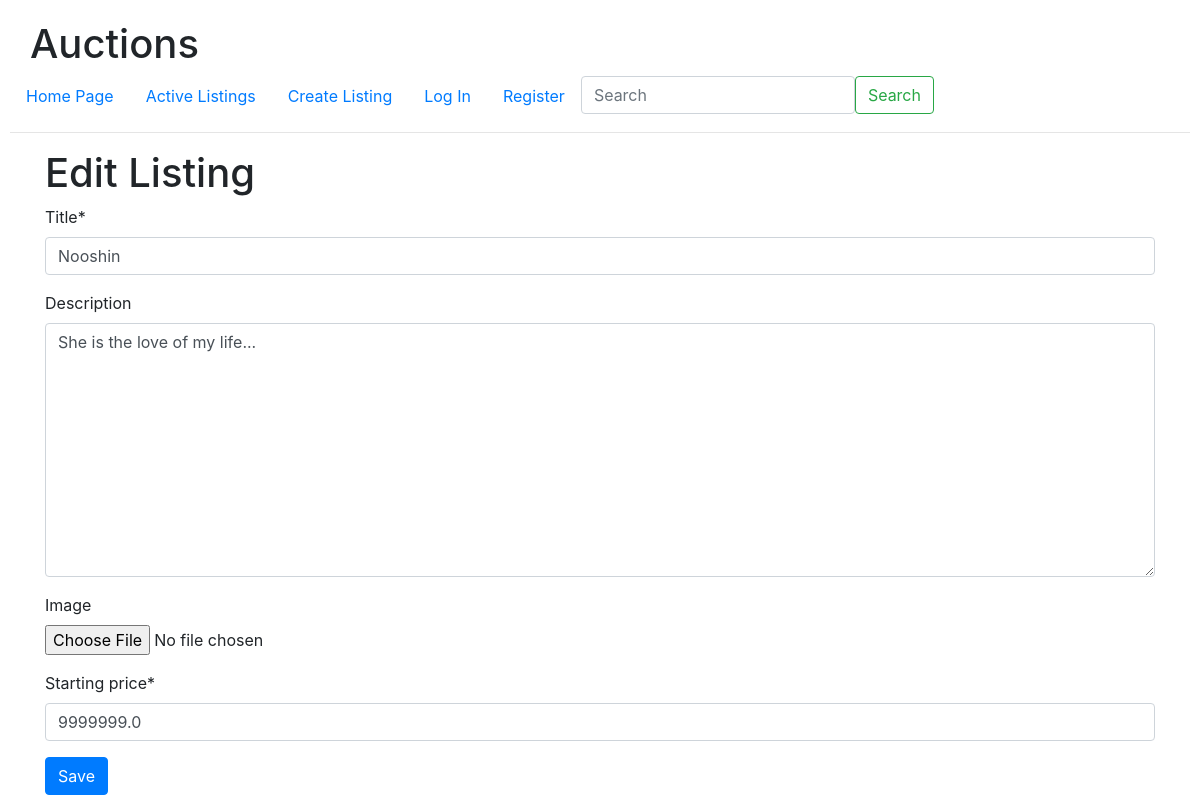
The app's page /auction/listings/13/edit/ with its own data.
### Auction/models.py (models this page shows)
class Listing(models.Model):
    title = models.CharField(max_length=20)
    description = models.TextField(blank=True, null=True)
    user = models.ForeignKey(User, related_name='listings', on_delete=models.CASCADE)
    watchers = models.ManyToManyField(User, related_name='watchlist', blank=True)
    category = models.ManyToManyField(Category, related_name='listings', blank=True)
    created_at = models.DateTimeField(auto_now_add=True)
    updated_at = models.DateTimeField(auto_now=True)
    starting_price = models.FloatField()
    image = models.ImageField(upload_to='uploads/', blank=True, null=True)

### Auction/views.py (the view, shortened to what this page needs)
# urls.py: path('listings/<int:id>/edit/', edit_listing_view, name='edit_listing'),
def edit_listing_view(request, id=None):
    try:
        listing = Listing.objects.get(id=id)
        listing_context = {
            'title': listing.title,
            'description': listing.description,
            'starting_price': listing.starting_price,
            'image': listing.image,
        }
        print('listing.image: ',listing.image)
        form = CreateListingForm(listing_context)
        context = {
            'form': form,
            'method': 'edit'
        }
    except:
        raise Http404
    return render(request, 'auction/create-edit.html', context=context)

### Auction/forms.py
class CreateListingForm(forms.ModelForm):
    class Meta:
        model = Listing
        fields = ['title', 'description', 'image', 'starting_price']

### templates/auction/create-edit.html (shortened to what this page needs)
{% extends 'layout.html' %}
{% block body %}
{% load crispy_forms_tags %}
<div class="container py">
    <h1>
        {% if method == 'create' %}
        Create Listing
        {% elif method == 'edit' %}
        Edit Listing
        {% endif %}
    </h1>
<form action="." method="post" enctype='multipart/form-data'>
    {{ form|crispy }}
    {% if method == 'create' %}
    <input class="btn btn-primary" type="submit" value="Create">
    {% elif method == 'edit' %}
    <input class="btn btn-primary" type="submit" value="Save">
    {% endif %}
</form>
</div>
{% endblock %}

### Auction/static/Auction/styles.css (style rules this page uses)
body { padding: 10px; }

### records on screen
Listing: title "Nooshin", description "She is the love of my life...", starting_price "9999999.0"
